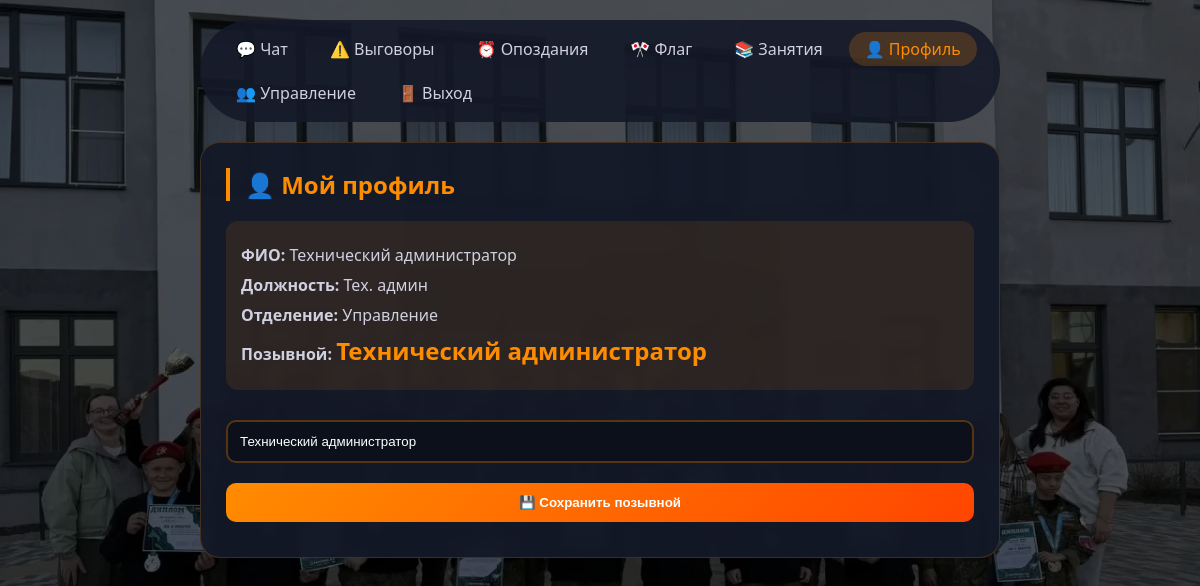
Screenshot of /profile (signed in) with the database file from the repository.
### tables this page shows
CREATE TABLE users (
            id INTEGER PRIMARY KEY AUTOINCREMENT,
            login TEXT UNIQUE,
            password TEXT,
            full_name TEXT,
            rank TEXT,
            unit TEXT DEFAULT '1 отделение',
            role_template TEXT DEFAULT 'junior',
            can_chat_write INTEGER DEFAULT 0,
            can_view_all_reprimands INTEGER DEFAULT 0,
            can_issue_reprimands INTEGER DEFAULT 0,
            can_view_all_lateness INTEGER DEFAULT 0,
            can_manage_users INTEGER DEFAULT 0,
            can_change_unit INTEGER DEFAULT 0,
            can_manage_flag INTEGER DEFAULT 0,
            can_manage_schedule INTEGER DEFAULT 0
        , nickname TEXT DEFAULT '', avatar TEXT DEFAULT '');

### Феникс/app.py (the view)
@app.route('/profile', methods=['GET', 'POST'])
@login_required
def profile():
    conn = sqlite3.connect(DB_NAME)
    cur = conn.cursor()
    if request.method == 'POST':
        nickname = request.form.get('nickname', '')
        cur.execute("UPDATE users SET nickname = ? WHERE id = ?", (nickname, session['user_id']))
        conn.commit()
        session['user_nickname'] = nickname if nickname else session['user_name']
        return redirect(url_for('profile'))
    cur.execute("SELECT full_name, rank, unit, nickname FROM users WHERE id = ?", (session['user_id'],))
    user = cur.fetchone()
    conn.close()
    return render_template('profile.html',
                         user=user,
                         user_nickname=session.get('user_nickname'))

### Феникс/app.py (called while the page is built)
def login_required(f):
    @wraps(f)
    def decorated(*args, **kwargs):
        if 'user_id' not in session:
            return redirect(url_for('login'))
        return f(*args, **kwargs)
    return decorated

### Феникс/templates/profile.html (shortened to what this page needs)
<!DOCTYPE html>
<html lang="ru">
<head>
</head>
<body>
    <div class="container">
        <div class="nav">
            <a href="/chat">💬 Чат</a>
            <a href="/reprimands">⚠️ Выговоры</a>
            <a href="/lateness">⏰ Опоздания</a>
            <a href="/flag_duty">🎌 Флаг</a>
            <a href="/schedule">📚 Занятия</a>
            <a href="/profile" style="background:rgba(255,140,0,0.2);color:#ff8c00">👤 Профиль</a>
            {% if session.can_manage_users %}<a href="/users">👥 Управление</a>{% endif %}
            <a href="/logout">🚪 Выход</a>
        </div>
        <div class="card">
            <h2>👤 Мой профиль</h2>
            <div class="info">
                <p><strong>ФИО:</strong> {{ user[0] }}</p>
                <p><strong>Должность:</strong> {{ user[1] }}</p>
                <p><strong>Отделение:</strong> {{ user[2] }}</p>
                <p><strong>Позывной:</strong> <span class="nickname-display">{{ user_nickname }}</span></p>
            </div>
            <form method="post">
                <input type="text" name="nickname" placeholder="Позывной" value="{{ user[3] or user[0] }}">
                <button type="submit">💾 Сохранить позывной</button>
            </form>
        </div>
    </div>
</body>
</html>

### Феникс/templates/profile.html (style rules this page uses)
* { margin:0;padding:0;box-sizing:border-box }
body { font-family:'Segoe UI',sans-serif; background-image: url('/static/background.jpg'); background-size: cover; background-position: center; background-attachment: fixed; min-height:100vh; padding:20px; position:relative; }
body::before { content:''; position:absolute; top:0; left:0; right:0; bottom:0; background:rgba(0,0,0,0.65); z-index:0; }
.container { max-width:800px;margin:0 auto;position:relative;z-index:1 }
.nav { background:rgba(20,25,40,0.9);padding:12px 20px;border-radius:60px;margin-bottom:20px;display:flex;gap:10px;flex-wrap:wrap }
.nav a { color:#d0d0e0;text-decoration:none;padding:6px 16px;border-radius:30px }
.card { background:rgba(20,25,40,0.95);border-radius:20px;padding:25px;border:1px solid rgba(255,140,0,0.2);backdrop-filter:blur(5px) }
h2 { color:#ff8c00;margin-bottom:20px;border-left:4px solid #ff8c00;padding-left:15px }
input,button { width:100%;padding:12px;margin:10px 0;border-radius:10px;background:rgba(10,15,25,0.8);border:2px solid rgba(255,140,0,0.3);color:white }
button { background:linear-gradient(135deg,#ff8c00,#ff4500);border:none;cursor:pointer;font-weight:600 }
.info { background:rgba(255,140,0,0.1);padding:15px;border-radius:12px;margin-bottom:20px }
.info p { margin:8px 0;color:#d0d0e0 }
.nickname-display { font-size:24px;color:#ff8c00;font-weight:bold }

### rows the page displays
users: full_name "Технический администратор", rank "Тех. админ", unit "Управление", nickname "Технический администратор"

### other values shown
{{ user_nickname }} "Технический администратор"
